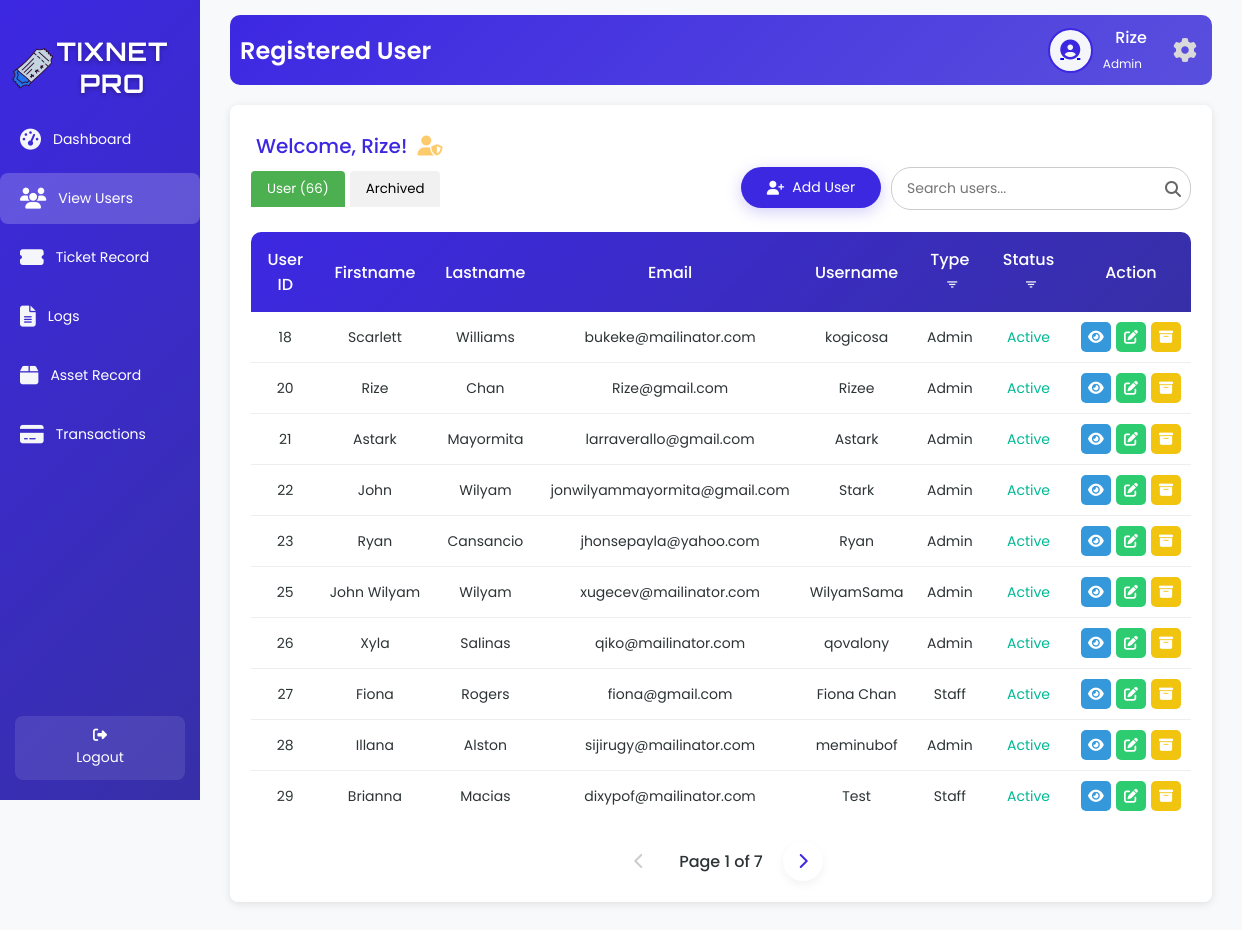
Screenshot of /viewU.php (signed in) with the database file from the repository.
### tables this page shows
CREATE TABLE `tbl_user` (
  `u_id` int(50) NOT NULL,
  `u_fname` varchar(200) NOT NULL,
  `u_lname` varchar(200) NOT NULL,
  `u_email` varchar(200) NOT NULL,
  `u_username` varchar(200) NOT NULL,
  `u_password` varchar(200) NOT NULL,
  `u_type` varchar(200) NOT NULL,
  `u_status` varchar(200) NOT NULL
);

### viewU.php (the view, shortened to what this page needs)
<?php
include 'db.php';
$username = $_SESSION['username'];
$firstName = '';
$userType = '';
$avatarPath = $_SESSION['avatarPath'];
if ($conn) {
    $sqlUser = "SELECT u_fname, u_lname, u_type FROM tbl_user WHERE u_username = ?";
    $stmt = $conn->prepare($sqlUser);
    if (!$stmt) {
        error_log("Prepare failed for user details: " . $conn->error);
    } else {
        $stmt->bind_param("s", $username);
        $stmt->execute();
        $resultUser = $stmt->get_result();
        if ($resultUser->num_rows > 0) {
            $row = $resultUser->fetch_assoc();
            $firstName = $row['u_fname'];
            $userType = $row['u_type'];
        }
    }
}
$limit = 10;
$page = isset($_GET['page']) ? (int)$_GET['page'] : 1;
$offset = ($page - 1) * $limit;
$countQuery = "SELECT COUNT(*) as total FROM tbl_user WHERE u_status IN ('active', 'pending')";
$countResult = $conn->query($countQuery);
$totalUsers = $countResult->fetch_assoc()['total'];
$totalPages = ceil($totalUsers / $limit);
$sql = "SELECT u_id, u_fname, u_lname, u_email, u_username, u_type, u_status FROM tbl_user WHERE u_status IN ('active', 'pending') LIMIT ?, ?";
$stmt = $conn->prepare($sql);
$stmt->bind_param("ii", $offset, $limit);
$stmt->execute();
$activeAndPendingUsers = $stmt->get_result();
?>
<!DOCTYPE html>
<html lang="en">
<head>
    <link rel="stylesheet" href="viewss.css">
    <link rel="stylesheet" href="https://cdnjs.cloudflare.com/ajax/libs/font-awesome/6.6.0/css/all.min.css" />
    <link href='https://unpkg.com/boxicons@2.1.4/css/boxicons.min.css' rel='stylesheet'>
</head>
<body>
<div class="wrapper">
    <div class="sidebar">
        <h2><img src="image/logo.png" alt="Tix Net Icon" class="sidebar-icon">TixNet Pro</h2>
        <ul>
           <li><a href="adminD.php"><i class="fas fa-tachometer-alt icon"></i> <span>Dashboard</span></a></li>
           <li><a href="viewU.php" class="active"><i class="fas fa-users icon"></i> <span>View Users</span></a></li>
           <li><a href="regular_close.php"><i class="fas fa-ticket-alt icon"></i> <span>Ticket Record</span></a></li>
           <li><a href="logs.php"><i class="fas fa-file-alt icon"></i> <span>Logs</span></a></li>
           <li><a href="returnT.php"><i class="fas fa-box icon"></i> <span>Asset Record</span></a></li>
           <li><a href="AdminPayments.php"><i class="fas fa-credit-card icon"></i> <span>Transactions</span></a></li>
         </ul>
      <footer>
       <a href="index.php" class="back-home"><i class="fas fa-sign-out-alt"></i> Logout</a>
      </footer>
    </div>
    <div class="container">
        <div class="upper">
            <h1>Registered User</h1>
            <div class="user-profile">
                <div class="user-icon">
                    <a href="image.php">
                        <?php
                        $cleanAvatarPath = preg_replace('/\?\d+$/', '', $avatarPath);
                        if (!empty($avatarPath) && file_exists($cleanAvatarPath)) {
                            echo "<img src='" . htmlspecialchars($avatarPath, ENT_QUOTES, 'UTF-8') . "' alt='User Avatar'>";
                        } else {
                            echo "<i class='fas fa-user-circle'></i>";
                        }
                        ?>
                    </a>
                </div>
                <div class="user-details">
                    <span><?php echo htmlspecialchars($firstName, ENT_QUOTES, 'UTF-8'); ?></span>
                    <small><?php echo htmlspecialchars(ucfirst($userType), ENT_QUOTES, 'UTF-8'); ?></small>
                </div>
                <a href="settings.php" class="settings-link">
                    <i class="fas fa-cog"></i>
                </a>
            </div>
        </div>
        <div class="table-box glass-container">
            <?php if ($userType === 'admin'): ?>
                <div class="username">
                    Welcome, <?php echo htmlspecialchars($firstName); ?>!
                    <i class="fas fa-user-shield admin-icon"></i>
                </div>
            <?php endif; ?>
            <div class="tab-buttons">
                <button class="tab-btn active" onclick="showTab('active')">User (<?php echo $totalUsers; ?>)</button>
                <button class="tab-btn" onclick="showTab('archived')">
                    Archived
                </button>
            </div>
            <div class="search-container">
                <input type="text" class="search-bar" id="searchInput" placeholder="Search users..." onkeyup="debouncedSearchUsers()">
                <span class="search-icon"><i class="fas fa-search"></i></span>
            </div>
            <div id="active-users-tab" class="active">
                <div>
                    <button class="add-user-btn" onclick="showAddUserModal()"><i class="fas fa-user-plus"></i> Add User</button>
                </div>
                <table id="active-users-table">
                    <thead>
                        <tr>
                            <th>User ID</th>
                            <th>Firstname</th>
                            <th>Lastname</th>
                            <th>Email</th>
                            <th>Username</th>
                            <th>Type <button class="filter-btn" onclick="showTypeFilterModal('active')" title="Filter by Type"><i class='bx bx-filter'></i></button></th>
                            <th>Status <button class="filter-btn" onclick="showStatusFilterModal('active')" title="Filter by Status"><i class='bx bx-filter'></i></button></th>
                            <th>Action</th>
                        </tr>
                    </thead>
                    <tbody id="active-users-tbody">
                        <?php
                        if ($activeAndPendingUsers->num_rows > 0) {
                            while ($row = $activeAndPendingUsers->fetch_assoc()) {
                                echo "<tr>
                                        <td>{$row['u_id']}</td>
                                        <td>" . htmlspecialchars($row['u_fname'], ENT_QUOTES, 'UTF-8') . "</td>
                                        <td>" . htmlspecialchars($row['u_lname'], ENT_QUOTES, 'UTF-8') . "</td>
                                        <td>" . htmlspecialchars($row['u_email'], ENT_QUOTES, 'UTF-8') . "</td>
                                        <td>" . htmlspecialchars($row['u_username'], ENT_QUOTES, 'UTF-8') . "</td>
                                        <td>" . ucfirst(strtolower($row['u_type'])) . "</td>
                                        <td class='status-" . strtolower($row['u_status']) . "'>" . ucfirst(strtolower($row['u_status'])) . "</td>
                                        <td class='action-buttons'>
                                            <a class='view-btn' onclick=\"showViewModal('{$row['u_id']}', '" . htmlspecialchars($row['u_fname'], ENT_QUOTES, 'UTF-8') . "', '" . htmlspecialchars($row['u_lname'], ENT_QUOTES, 'UTF-8') . "', '" . htmlspecialchars($row['u_email'], ENT_QUOTES, 'UTF-8') . "', '" . htmlspecialchars($row['u_username'], ENT_QUOTES, 'UTF-8') . "', '" . htmlspecialchars($row['u_type'], ENT_QUOTES, 'UTF-8') . "', '" . htmlspecialchars($row['u_status'], ENT_QUOTES, 'UTF-8') . "')\" title='View'><i class='fas fa-eye'></i></a>
                                            <a class='edit-btn' onclick=\"showEditUserModal('{$row['u_id']}', '" . htmlspecialchars($row['u_fname'], ENT_QUOTES, 'UTF-8') . "', '" . htmlspecialchars($row['u_lname'], ENT_QUOTES, 'UTF-8') . "', '" . htmlspecialchars($row['u_email'], ENT_QUOTES, 'UTF-8') . "', '" . htmlspecialchars($row['u_username'], ENT_QUOTES, 'UTF-8') . "', '" . htmlspecialchars($row['u_type'], ENT_QUOTES, 'UTF-8') . "', '" . htmlspecialchars($row['u_status'], ENT_QUOTES, 'UTF-8') . "')\" title='Edit'><i class='fas fa-edit'></i></a>
                                            <a class='archive-btn' onclick=\"showArchiveModal('{$row['u_id']}', '" . htmlspecialchars($row['u_fname'] . ' ' . $row['u_lname'], ENT_QUOTES, 'UTF-8') . "')\" title='Archive'><i class='fas fa-archive'></i></a>
                                        </td>
                                    </tr>";
                            }
                        } else {
                            echo "<tr><td colspan='8' style='text-align: center;'>No active or pending users found.</td></tr>";
                        }
                        ?>
                    </tbody>
                </table>
                <div class="pagination" id="active-users-pagination">
                    <?php if ($page > 1): ?>
                        <a href="javascript:searchUsers(<?php echo $page - 1; ?>)" class="pagination-link"><i class="fas fa-chevron-left"></i></a>
                    <?php else: ?>
                        <span class="pagination-link disabled"><i class="fas fa-chevron-left"></i></span>
                    <?php endif; ?>
                    <span class="current-page">Page <?php echo $page; ?> of <?php echo $totalPages; ?></span>
                    <?php if ($page < $totalPages): ?>
                        <a href="javascript:searchUsers(<?php echo $page + 1; ?>)" class="pagination-link"><i class="fas fa-chevron-right"></i></a>
                    <?php else: ?>
                        <span class="pagination-link disabled"><i class="fas fa-chevron-right"></i></span>
                    <?php endif; ?>
                </div>
            </div>
        </div>
    </div>
</body>
</html>

### viewU.php (style rules this page uses)
.filter-btn { background: none; border: none; cursor: pointer; font-size: 15px; color: var(--light, #f5f8fc); margin-left: 5px; vertical-align: middle; }

### rows the page displays
tbl_user: u_fname "Rize", u_type "Admin", u_id "20", u_lname "Chan", u_email "Rize@gmail.com", u_username "Rizee", u_status "Active"
tbl_user: u_id "18", u_fname "Scarlett", u_lname "Williams", u_email "bukeke@mailinator.com", u_username "kogicosa", u_type "Admin", u_status "Active"
tbl_user: u_id "21", u_fname "Astark", u_lname "Mayormita", u_email "larraverallo@gmail.com", u_username "Astark", u_type "Admin", u_status "Active"
tbl_user: u_id "22", u_fname "John", u_lname "Wilyam", u_email "jonwilyammayormita@gmail.com", u_username "Stark", u_type "Admin", u_status "Active"
tbl_user: u_id "23", u_fname "Ryan", u_lname "Cansancio", u_email "jhonsepayla@yahoo.com", u_username "Ryan", u_type "Admin", u_status "Active"
tbl_user: u_id "25", u_fname "John Wilyam", u_lname "Wilyam", u_email "xugecev@mailinator.com", u_username "WilyamSama", u_type "Admin", u_status "Active"
tbl_user: u_id "26", u_fname "Xyla", u_lname "Salinas", u_email "qiko@mailinator.com", u_username "qovalony", u_type "Admin", u_status "Active"
tbl_user: u_id "27", u_fname "Fiona", u_lname "Rogers", u_email "fiona@gmail.com", u_username "Fiona Chan", u_type "Staff", u_status "Active"
tbl_user: u_id "28", u_fname "Illana", u_lname "Alston", u_email "sijirugy@mailinator.com", u_username "meminubof", u_type "Admin", u_status "Active"
tbl_user: u_id "29", u_fname "Brianna", u_lname "Macias", u_email "dixypof@mailinator.com", u_username "Test", u_type "Staff", u_status "Active"

### other values shown
$totalUsers "66"
$page "1"
$totalPages "7"
